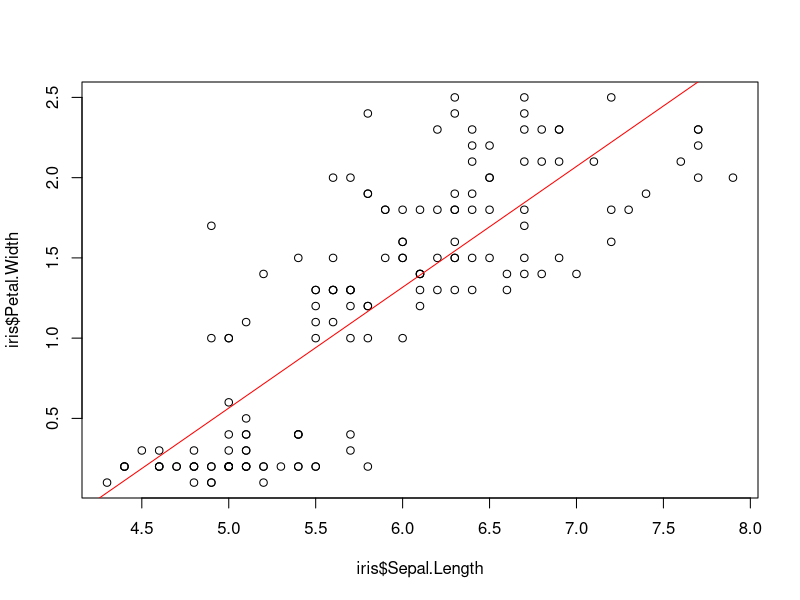
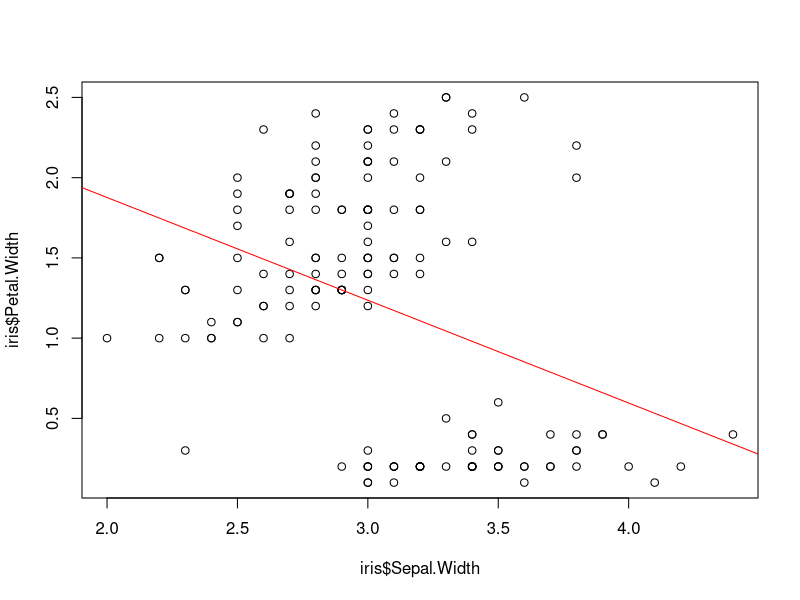
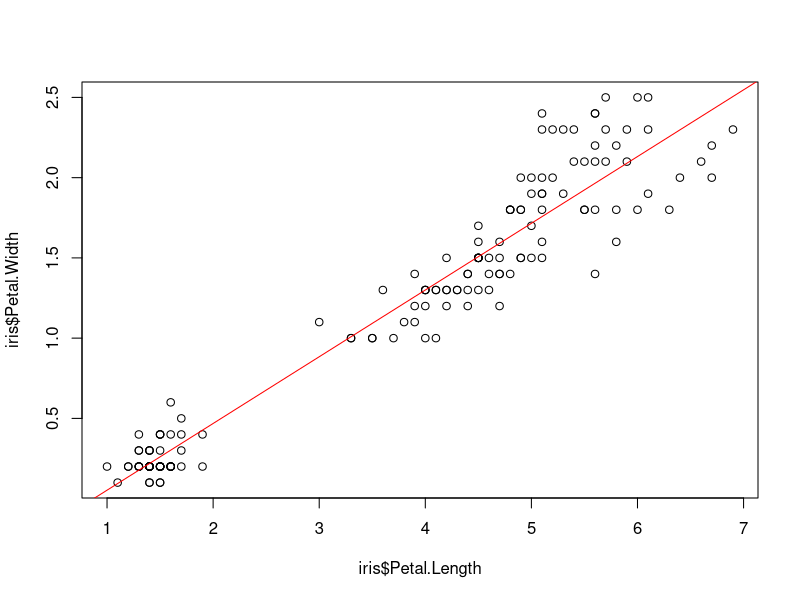

These figures' R source, in order: (Note: this script raises an error after producing the figures.)
# 1


# a
fit_slen = lm(Petal.Width ~ Sepal.Length, iris)
fit_swid = lm(Petal.Width ~ Sepal.Width, iris)
fit_plen = lm(Petal.Width ~ Petal.Length, iris)
fit_slen$coefficients
fit_swid$coefficients
fit_plen$coefficients
x = seq(0, 10, 0.1)
plot(iris$Sepal.Length, iris$Petal.Width)
lines(x, fit_slen$coefficients[1] + fit_slen$coefficients[2]*x, col="red")
plot(iris$Sepal.Width, iris$Petal.Width)
lines(x, fit_swid$coefficients[1] + fit_swid$coefficients[2]*x, col="red")
plot(iris$Petal.Length, iris$Petal.Width)
lines(x, fit_plen$coefficients[1] + fit_plen$coefficients[2]*x, col="red")


# b
B = 10000
n = nrow(iris)

# EMPIRICAL
coeff_BT_emp = matrix(NA, nrow=B, ncol = 4)
for (i in 1:B) {
  indices_BT = sample(n, n, replace = T)
  iris_BT = iris[indices_BT, 1:4]
  # Get coefficients from linear model fit
  fit_slen_BT = lm(Petal.Width ~ Sepal.Length, iris_BT)$coefficients
  fit_swid_BT = lm(Petal.Width ~ Sepal.Width, iris_BT)$coefficients
  fit_plen_BT = lm(Petal.Width ~ Petal.Length, iris_BT)$coefficients
  # currently using a BT sample for the first intercept (sepal length) only
  coeff_BT_emp[i, 1] = fit_slen_BT[1]
  coeff_BT_emp[i, 2] = fit_slen_BT[2]
  coeff_BT_emp[i, 3] = fit_swid_BT[2]
  coeff_BT_emp[i, 4] = fit_plen_BT[2]
}
colnames(coeff_BT_emp) = c("Sepal.Length Int.", "Sepal.Length Slope", 
                       "Sepal.Width Slope", "Petal.Length Slope")
var_coeff_BT_emp = var(coeff_BT)

# RESIDUAL
coeff_BT_res = matrix(NA, nrow=B, ncol = 4)
slen_pred = predict(fit_slen)
swid_pred = predict(fit_swid)
plen_pred = predict(fit_plen)
for (i in 1:B){
  # BT indices for samples
  indices_BT = sample(n, n, replace = T)
  # Get residuals for each of the three models
  res_slen = fit_slen$residuals[indices_BT]
  res_swid = fit_swid$residuals[indices_BT]
  res_plen = fit_plen$residuals[indices_BT]
  # BT Y*=predicted Petal.Width for each of the three models
  y_slen = slen_pred + res_slen
  y_swid = swid_pred + res_swid
  y_plen = plen_pred + res_plen
  # Get coefficients from linear model fit
  fit_slen_BT = lm(y_slen ~ iris$Sepal.Length)$coefficients
  fit_swid_BT = lm(y_swid ~ iris$Sepal.Width)$coefficients
  fit_plen_BT = lm(y_plen ~ iris$Petal.Length)$coefficients
  # currently using a BT sample for the first intercept (sepal length) only
  coeff_BT_res[i, 1] = fit_slen_BT[1]
  coeff_BT_res[i, 2] = fit_slen_BT[2]
  coeff_BT_res[i, 3] = fit_swid_BT[2]
  coeff_BT_res[i, 4] = fit_plen_BT[2]
}
colnames(coeff_BT_res) = c("Sepal.Length Int.", "Sepal.Length Slope", 
                           "Sepal.Width Slope", "Petal.Length Slope")
var_coeff_BT_res = var(coeff_BT_res)

# WILD
coeff_BT_wild = matrix(NA, nrow=B, ncol = 4)
for (i in 1:B){
  # BT Y*=predicted Petal.Width for each of the three models
  y_slen = slen_pred + fit_slen$residuals*rnorm(n)
  y_swid = swid_pred + fit_swid$residuals*rnorm(n)
  y_plen = plen_pred + fit_plen$residuals*rnorm(n)
  # Get coefficients from linear model fit
  fit_slen_BT = lm(y_slen ~ iris$Sepal.Length)$coefficients
  fit_swid_BT = lm(y_swid ~ iris$Sepal.Width)$coefficients
  fit_plen_BT = lm(y_plen ~ iris$Petal.Length)$coefficients
  # currently using a BT sample for the first intercept (sepal length) only
  coeff_BT_wild[i, 1] = fit_slen_BT[1]
  coeff_BT_wild[i, 2] = fit_slen_BT[2]
  coeff_BT_wild[i, 3] = fit_swid_BT[2]
  coeff_BT_wild[i, 4] = fit_plen_BT[2]
}
colnames(coeff_BT_wild) = c("Sepal.Length Int.", "Sepal.Length Slope", 
                           "Sepal.Width Slope", "Petal.Length Slope")
var_coeff_BT_wild = var(coeff_BT_wild)

# Final answer: compare variances of coefficients using the three methods
var_comp = matrix(NA, nrow = 3, ncol = 4)
var_comp[1,] = diag(var_coeff_BT_emp)
var_comp[2,] = diag(var_coeff_BT_res)
var_comp[3,] = diag(var_coeff_BT_wild)
colnames(var_comp) = c("Sepal.Length Int.", "Sepal.Length Slope", 
                       "Sepal.Width Slope", "Petal.Length Slope")
rownames(var_comp) = c("Empirical", "Residual", "Wild")


# c
# Boxplots to compare the intercept of Petal.Width ~ Sepal.Length variance across 3 BT methods
boxplot(coeff_BT_emp[, 1], coeff_BT_res[, 1], coeff_BT_wild[, 1], 
        main = "Variance of LM Intercept Across 3 BT Models",
        names = c("Empirical", "Residual", "Wild"),
        col = c("pink", "red", "orange"))




# 2

